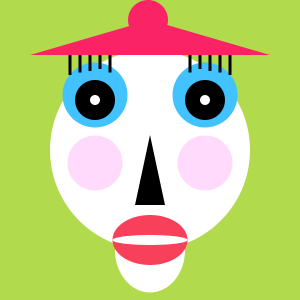
Frame 1 (no input)
Frame 60 (the mouse pressed at the canvas centre just before this capture): identical to frame 1, image omitted
Frame 120 (the mouse held since frame 60 and released just before this capture): identical to frame 1, image omitted

The Processing sketch that drew this single still picture (run headless with seeded random() and noise(); from frame 60 on, the mouse is pressed at the canvas centre):

// Processing sketch: processing_135358
// ── processing_135358.pde

float _randomFaceSize[] = { 200, 300 }; //sets a range between 200-300
float _randomPupilSize[] = { 25, 50}; //sets a range between 25-50
float _randomLipColor[] = { 1 , 255 };//sets a range between 1-255
float _headWidth = 200; //start of the program it will be 200
float _headHeight = 200;
float _pupilArea = 40;
float _lipColorR = 249;
float _lipColorG = 64;  //set the RGB for the starting color
float _lipColorB = 91;

void setup()  // function that setups program
{
    size(300, 300); // size of window
    background(177,219,76); // color of the window
}

void draw()
{
  translate(150,150);
  makeFace();
  smooth();
}

void keyPressed()
{
    _headWidth  = random(_randomFaceSize[0], _randomFaceSize[1]);
    _headHeight = random(_randomFaceSize[0], _randomFaceSize[1]);
    _pupilArea  = random(_randomPupilSize[0], _randomPupilSize[1]);
    _lipColorR  = random(_randomLipColor[0], _randomLipColor[1]);    // set all variables to random value from the arrays
    _lipColorG  = random(_randomLipColor[0], _randomLipColor[1]);
    _lipColorB  = random(_randomLipColor[0], _randomLipColor[1]);
}

void makeFace()
{
  background(177,219,76);
  noStroke();
  
  fill(255);
  ellipse(0, 0, _headWidth, _headHeight);
  noStroke();
   
   
  //greeneyes
  noStroke();
  fill(66,195,255);
  ellipse(55,-55,65,65);
   
   
  //greeneyes
  noStroke();
  fill(66,195,255);
  ellipse(-55,-55,65,65);
   
  //blackeye
  noStroke();
  fill(0);
  ellipse( -55, -50, _pupilArea, _pupilArea);
  //whitecircleeye
  noStroke();
  fill(255);
  ellipse(-55,-50,10,10);
  //blackeye
  noStroke();
  fill(0);
  ellipse( 55, -50, _pupilArea, _pupilArea);
  //whitecircleeye
  noStroke();
  fill(255);
  ellipse(55,-50,10,10);
  //cheeckL
  noStroke();
  fill(255,218,253);
  ellipse(-55,13,55,55);
   
  //cheeckR
  fill(255,218,253);
  ellipse(55,13,55,55);
   
  //chin
  fill(255);
  ellipse(0,100,70,85);
   
   
   
  //hatcircle
  noStroke();
  fill(249,35,101);
  ellipse(-2,-130,40,40);
  //greeneyes
   
  //mouth-green
  noStroke();
  fill( _lipColorR, _lipColorG, _lipColorB);
  ellipse(0,90,75,50);
   
  noStroke();
  fill(255,255,255);
  ellipse(0,90,75,10);
  //eyelashes-right
  rectMode(CENTER);
  fill(20,300,40);
  noStroke();
  fill(0);
  rect(80,-85,3,20);
  rect(70,-87.5,3,20);
  rect(60,-89,3,20);
  rect(50,-91,3,20);
  rect(40,-87.5,3,20);
  //eyelashes-left
  rect(-80,-85,3,20);
  rect(-70,-87.5,3,20);
  rect(-60,-89,3,20);
  rect(-50,-91,3,20);
  rect(-40,-87.5,3,20);
   
   // nose
  noStroke();
  fill(255);
   
  //hat
  fill(249,35,101);
  triangle(0,-130,-120,-95,120,-95);
   // nose
  noStroke();
  fill(255);
  fill(0);
   triangle(0,-15, -15, 55, 15, 55);
}
